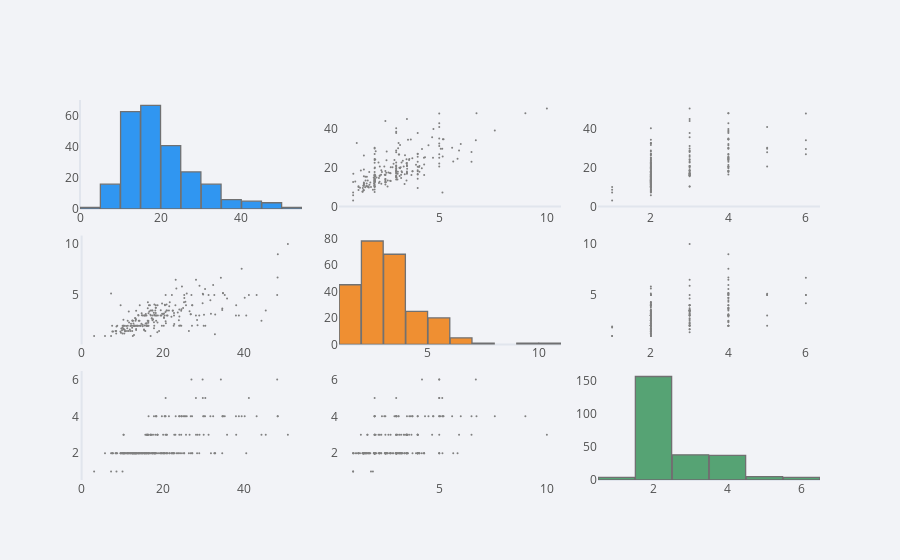

The code cell stored with this chart in its notebook:
### Code cell
df2 = df1[['total_bill', 'tip','size']]
df2.scatter_matrix()

### Figure 1 — Plotly figure (JSON) as saved in the notebook; plotly's stock layout.template omitted (floating-point values rounded to 4 significant figures; data arrays with more than 128 entries replaced by an {"elided": "..."} marker saying what was removed)
{"data": [{"histfunc": "count", "histnorm": "", "marker": {"color": "rgba(0, 128, 240, 1.0)", "line": {"color": "#505050", "width": 1.3}}, "name": "total_bill", "nbinsx": 10, "opacity": 0.8, "orientation": "v", "type": "histogram", "x": {"elided": "244 float values"}, "xaxis": "x", "yaxis": "y"}, {"line": {"color": "rgba(128, 128, 128, 1.0)", "dash": "solid", "shape": "linear", "width": 1.3}, "marker": {"size": 2, "symbol": "circle"}, "mode": "markers", "name": "total_bill", "text": "", "type": "scatter", "x": {"elided": "244 float values"}, "xaxis": "x2", "y": {"elided": "244 float values"}, "yaxis": "y2"}, {"line": {"color": "rgba(128, 128, 128, 1.0)", "dash": "solid", "shape": "linear", "width": 1.3}, "marker": {"size": 2, "symbol": "circle"}, "mode": "markers", "name": "total_bill", "text": "", "type": "scatter", "x": {"elided": "244 int values"}, "xaxis": "x3", "y": {"elided": "244 float values"}, "yaxis": "y3"}, {"line": {"color": "rgba(128, 128, 128, 1.0)", "dash": "solid", "shape": "linear", "width": 1.3}, "marker": {"size": 2, "symbol": "circle"}, "mode": "markers", "name": "tip", "text": "", "type": "scatter", "x": {"elided": "244 float values"}, "xaxis": "x4", "y": {"elided": "244 float values"}, "yaxis": "y4"}, {"histfunc": "count", "histnorm": "", "marker": {"color": "rgba(238, 118, 0, 1.0)", "line": {"color": "#505050", "width": 1.3}}, "name": "tip", "nbinsx": 10, "opacity": 0.8, "orientation": "v", "type": "histogram", "x": {"elided": "244 float values"}, "xaxis": "x5", "yaxis": "y5"}, {"line": {"color": "rgba(128, 128, 128, 1.0)", "dash": "solid", "shape": "linear", "width": 1.3}, "marker": {"size": 2, "symbol": "circle"}, "mode": "markers", "name": "tip", "text": "", "type": "scatter", "x": {"elided": "244 int values"}, "xaxis": "x6", "y": {"elided": "244 float values"}, "yaxis": "y6"}, {"line": {"color": "rgba(128, 128, 128, 1.0)", "dash": "solid", "shape": "linear", "width": 1.3}, "marker": {"size": 2, "symbol": "circle"}, "mode": "markers", "name": "size", "text": "", "type": "scatter", "x": {"elided": "244 float values"}, "xaxis": "x7", "y": {"elided": "244 int values"}, "yaxis": "y7"}, {"line": {"color": "rgba(128, 128, 128, 1.0)", "dash": "solid", "shape": "linear", "width": 1.3}, "marker": {"size": 2, "symbol": "circle"}, "mode": "markers", "name": "size", "text": "", "type": "scatter", "x": {"elided": "244 float values"}, "xaxis": "x8", "y": {"elided": "244 int values"}, "yaxis": "y8"}, {"histfunc": "count", "histnorm": "", "marker": {"color": "rgba(48, 144, 84, 1.0)", "line": {"color": "#505050", "width": 1.3}}, "name": "size", "nbinsx": 10, "opacity": 0.8, "orientation": "v", "type": "histogram", "x": {"elided": "244 int values"}, "xaxis": "x9", "yaxis": "y9"}], "layout": {"bargap": 0.02, "legend": {"bgcolor": "#F2F3F7", "font": {"color": "#505050"}}, "paper_bgcolor": "#F2F3F7", "plot_bgcolor": "#F2F3F7", "showlegend": false, "title": {"font": {"color": "#484848"}}, "xaxis": {"anchor": "y", "domain": [0, 0.3], "gridcolor": "#E1E5ED", "showgrid": false, "tickfont": {"color": "#505050"}, "title": {"font": {"color": "#505050"}, "text": ""}, "zerolinecolor": "#E1E5ED"}, "xaxis2": {"anchor": "y2", "domain": [0.35, 0.65], "gridcolor": "#E1E5ED", "showgrid": false, "tickfont": {"color": "#505050"}, "title": {"font": {"color": "#505050"}, "text": ""}, "zerolinecolor": "#E1E5ED"}, "xaxis3": {"anchor": "y3", "domain": [0.7, 1], "gridcolor": "#E1E5ED", "showgrid": false, "tickfont": {"color": "#505050"}, "title": {"font": {"color": "#505050"}, "text": ""}, "zerolinecolor": "#E1E5ED"}, "xaxis4": {"anchor": "y4", "domain": [0, 0.3], "gridcolor": "#E1E5ED", "showgrid": false, "tickfont": {"color": "#505050"}, "title": {"font": {"color": "#505050"}, "text": ""}, "zerolinecolor": "#E1E5ED"}, "xaxis5": {"anchor": "y5", "domain": [0.35, 0.65], "gridcolor": "#E1E5ED", "showgrid": false, "tickfont": {"color": "#505050"}, "title": {"font": {"color": "#505050"}, "text": ""}, "zerolinecolor": "#E1E5ED"}, "xaxis6": {"anchor": "y6", "domain": [0.7, 1], "gridcolor": "#E1E5ED", "showgrid": false, "tickfont": {"color": "#505050"}, "title": {"font": {"color": "#505050"}, "text": ""}, "zerolinecolor": "#E1E5ED"}, "xaxis7": {"anchor": "y7", "domain": [0, 0.3], "gridcolor": "#E1E5ED", "showgrid": false, "tickfont": {"color": "#505050"}, "title": {"font": {"color": "#505050"}, "text": ""}, "zerolinecolor": "#E1E5ED"}, "xaxis8": {"anchor": "y8", "domain": [0.35, 0.65], "gridcolor": "#E1E5ED", "showgrid": false, "tickfont": {"color": "#505050"}, "title": {"font": {"color": "#505050"}, "text": ""}, "zerolinecolor": "#E1E5ED"}, "xaxis9": {"anchor": "y9", "domain": [0.7, 1], "gridcolor": "#E1E5ED", "showgrid": false, "tickfont": {"color": "#505050"}, "title": {"font": {"color": "#505050"}, "text": ""}, "zerolinecolor": "#E1E5ED"}, "yaxis": {"anchor": "x", "domain": [0.7133, 1], "gridcolor": "#E1E5ED", "showgrid": false, "tickfont": {"color": "#505050"}, "title": {"font": {"color": "#505050"}, "text": ""}, "zerolinecolor": "#E1E5ED"}, "yaxis2": {"anchor": "x2", "domain": [0.7133, 1], "gridcolor": "#E1E5ED", "showgrid": false, "tickfont": {"color": "#505050"}, "title": {"font": {"color": "#505050"}, "text": ""}, "zerolinecolor": "#E1E5ED"}, "yaxis3": {"anchor": "x3", "domain": [0.7133, 1], "gridcolor": "#E1E5ED", "showgrid": false, "tickfont": {"color": "#505050"}, "title": {"font": {"color": "#505050"}, "text": ""}, "zerolinecolor": "#E1E5ED"}, "yaxis4": {"anchor": "x4", "domain": [0.3567, 0.6433], "gridcolor": "#E1E5ED", "showgrid": false, "tickfont": {"color": "#505050"}, "title": {"font": {"color": "#505050"}, "text": ""}, "zerolinecolor": "#E1E5ED"}, "yaxis5": {"anchor": "x5", "domain": [0.3567, 0.6433], "gridcolor": "#E1E5ED", "showgrid": false, "tickfont": {"color": "#505050"}, "title": {"font": {"color": "#505050"}, "text": ""}, "zerolinecolor": "#E1E5ED"}, "yaxis6": {"anchor": "x6", "domain": [0.3567, 0.6433], "gridcolor": "#E1E5ED", "showgrid": false, "tickfont": {"color": "#505050"}, "title": {"font": {"color": "#505050"}, "text": ""}, "zerolinecolor": "#E1E5ED"}, "yaxis7": {"anchor": "x7", "domain": [0, 0.2867], "gridcolor": "#E1E5ED", "showgrid": false, "tickfont": {"color": "#505050"}, "title": {"font": {"color": "#505050"}, "text": ""}, "zerolinecolor": "#E1E5ED"}, "yaxis8": {"anchor": "x8", "domain": [0, 0.2867], "gridcolor": "#E1E5ED", "showgrid": false, "tickfont": {"color": "#505050"}, "title": {"font": {"color": "#505050"}, "text": ""}, "zerolinecolor": "#E1E5ED"}, "yaxis9": {"anchor": "x9", "domain": [0, 0.2867], "gridcolor": "#E1E5ED", "showgrid": false, "tickfont": {"color": "#505050"}, "title": {"font": {"color": "#505050"}, "text": ""}, "zerolinecolor": "#E1E5ED"}}}
